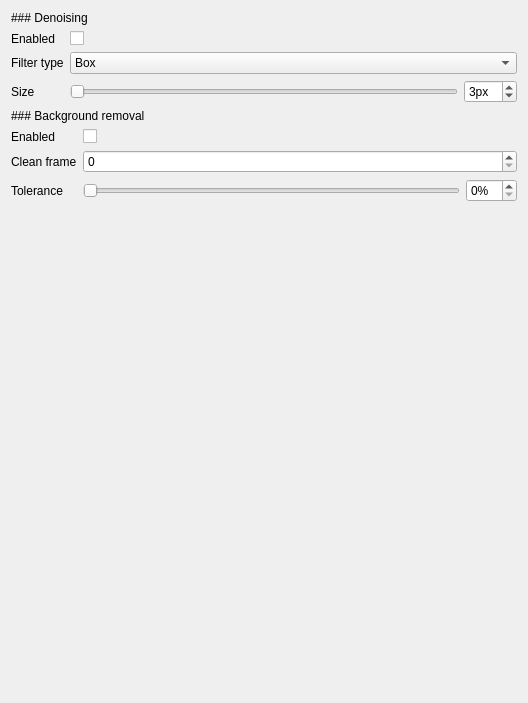
<?xml version="1.0" encoding="UTF-8"?>
<ui version="4.0">
 <class>Form</class>
 <widget class="QWidget" name="Form">
  <property name="geometry">
   <rect>
    <x>0</x>
    <y>0</y>
    <width>528</width>
    <height>703</height>
   </rect>
  </property>
  <property name="sizePolicy">
   <sizepolicy hsizetype="Expanding" vsizetype="Expanding">
    <horstretch>0</horstretch>
    <verstretch>0</verstretch>
   </sizepolicy>
  </property>
  <property name="windowTitle">
   <string>Form</string>
  </property>
  <layout class="QVBoxLayout" name="verticalLayout">
   <item>
    <widget class="QLabel" name="denoisingLabel">
     <property name="text">
      <string>### Denoising</string>
     </property>
     <property name="textFormat">
      <enum>Qt::TextFormat::MarkdownText</enum>
     </property>
    </widget>
   </item>
   <item>
    <layout class="QFormLayout" name="formLayout_2">
     <item row="0" column="0">
      <widget class="QLabel" name="denoisingEnabledLabel">
       <property name="sizePolicy">
        <sizepolicy hsizetype="Expanding" vsizetype="Preferred">
         <horstretch>0</horstretch>
         <verstretch>0</verstretch>
        </sizepolicy>
       </property>
       <property name="text">
        <string>Enabled</string>
       </property>
      </widget>
     </item>
     <item row="0" column="1">
      <widget class="QCheckBox" name="denoisingEnabled">
       <property name="text">
        <string/>
       </property>
      </widget>
     </item>
     <item row="1" column="0">
      <widget class="QLabel" name="denoisingFilterLabel">
       <property name="sizePolicy">
        <sizepolicy hsizetype="Expanding" vsizetype="Preferred">
         <horstretch>0</horstretch>
         <verstretch>0</verstretch>
        </sizepolicy>
       </property>
       <property name="toolTip">
        <string>A frame with no hands or shadows</string>
       </property>
       <property name="text">
        <string>Filter type</string>
       </property>
      </widget>
     </item>
     <item row="1" column="1">
      <widget class="QComboBox" name="denoisingFilter">
       <item>
        <property name="text">
         <string>Box</string>
        </property>
       </item>
       <item>
        <property name="text">
         <string>Gaussian</string>
        </property>
       </item>
       <item>
        <property name="text">
         <string>Median</string>
        </property>
       </item>
       <item>
        <property name="text">
         <string>Bilateral</string>
        </property>
       </item>
      </widget>
     </item>
     <item row="2" column="0">
      <widget class="QLabel" name="denoisingSizeLabel">
       <property name="sizePolicy">
        <sizepolicy hsizetype="Expanding" vsizetype="Preferred">
         <horstretch>0</horstretch>
         <verstretch>0</verstretch>
        </sizepolicy>
       </property>
       <property name="toolTip">
        <string>A frame with no hands or shadows</string>
       </property>
       <property name="text">
        <string>Size</string>
       </property>
      </widget>
     </item>
     <item row="2" column="1">
      <layout class="QHBoxLayout" name="horizontalLayout_2">
       <item>
        <widget class="QSlider" name="denoisingSizeSlider">
         <property name="minimum">
          <number>3</number>
         </property>
         <property name="maximum">
          <number>15</number>
         </property>
         <property name="singleStep">
          <number>2</number>
         </property>
         <property name="pageStep">
          <number>4</number>
         </property>
         <property name="orientation">
          <enum>Qt::Orientation::Horizontal</enum>
         </property>
        </widget>
       </item>
       <item>
        <widget class="QSpinBox" name="denoisingSize">
         <property name="suffix">
          <string>px</string>
         </property>
         <property name="minimum">
          <number>1</number>
         </property>
         <property name="maximum">
          <number>15</number>
         </property>
         <property name="singleStep">
          <number>2</number>
         </property>
         <property name="value">
          <number>3</number>
         </property>
        </widget>
       </item>
      </layout>
     </item>
    </layout>
   </item>
   <item>
    <widget class="QLabel" name="backgroundLabel">
     <property name="text">
      <string>### Background removal</string>
     </property>
     <property name="textFormat">
      <enum>Qt::TextFormat::MarkdownText</enum>
     </property>
    </widget>
   </item>
   <item>
    <layout class="QFormLayout" name="formLayout">
     <property name="horizontalSpacing">
      <number>6</number>
     </property>
     <property name="verticalSpacing">
      <number>6</number>
     </property>
     <item row="0" column="0">
      <widget class="QLabel" name="bgrEnabledLabel">
       <property name="sizePolicy">
        <sizepolicy hsizetype="Expanding" vsizetype="Preferred">
         <horstretch>0</horstretch>
         <verstretch>0</verstretch>
        </sizepolicy>
       </property>
       <property name="text">
        <string>Enabled</string>
       </property>
      </widget>
     </item>
     <item row="0" column="1">
      <widget class="QCheckBox" name="bgrEnabled">
       <property name="text">
        <string/>
       </property>
      </widget>
     </item>
     <item row="1" column="0">
      <widget class="QLabel" name="bgrFrameLabel">
       <property name="sizePolicy">
        <sizepolicy hsizetype="Expanding" vsizetype="Preferred">
         <horstretch>0</horstretch>
         <verstretch>0</verstretch>
        </sizepolicy>
       </property>
       <property name="toolTip">
        <string>A frame with no hands or shadows</string>
       </property>
       <property name="text">
        <string>Clean frame</string>
       </property>
      </widget>
     </item>
     <item row="1" column="1">
      <widget class="QSpinBox" name="bgrFrame"/>
     </item>
     <item row="2" column="0">
      <widget class="QLabel" name="bgrToleranceLabel">
       <property name="sizePolicy">
        <sizepolicy hsizetype="Expanding" vsizetype="Preferred">
         <horstretch>0</horstretch>
         <verstretch>0</verstretch>
        </sizepolicy>
       </property>
       <property name="toolTip">
        <string>How much the background is allowed to differ from the clean frame</string>
       </property>
       <property name="text">
        <string>Tolerance</string>
       </property>
      </widget>
     </item>
     <item row="2" column="1">
      <layout class="QHBoxLayout" name="horizontalLayout">
       <item>
        <widget class="QSlider" name="bgrToleranceSlider">
         <property name="maximum">
          <number>75</number>
         </property>
         <property name="orientation">
          <enum>Qt::Orientation::Horizontal</enum>
         </property>
        </widget>
       </item>
       <item>
        <widget class="QSpinBox" name="bgrTolerance">
         <property name="suffix">
          <string>%</string>
         </property>
         <property name="maximum">
          <number>75</number>
         </property>
        </widget>
       </item>
      </layout>
     </item>
    </layout>
   </item>
   <item>
    <spacer name="verticalSpacer">
     <property name="orientation">
      <enum>Qt::Orientation::Vertical</enum>
     </property>
     <property name="sizeHint" stdset="0">
      <size>
       <width>20</width>
       <height>40</height>
      </size>
     </property>
    </spacer>
   </item>
  </layout>
 </widget>
 <resources/>
 <connections/>
</ui>
